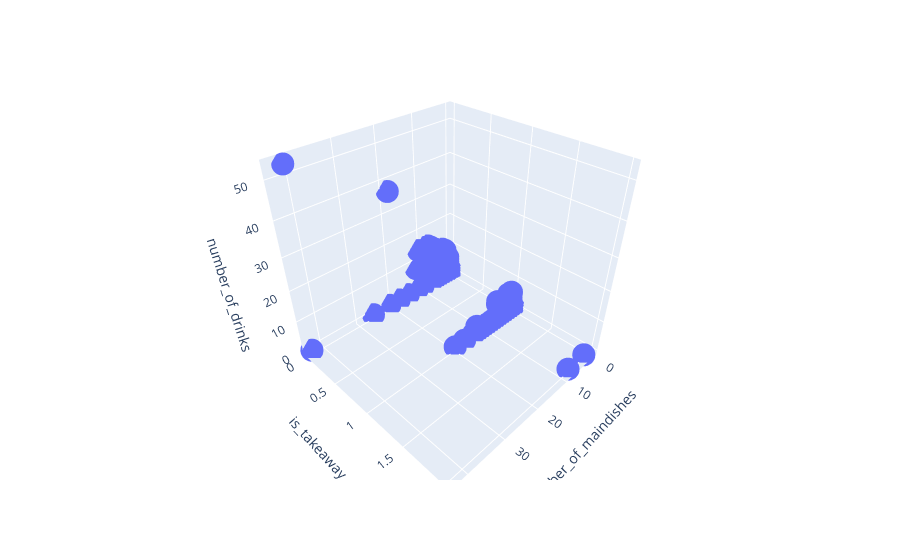

Notebook code for this chart:
### Markdown cell above
From out correlation heatmap we can see correlation between snacks, drinks, maindishes when looking at order_total. While looking at payment_method we see a correlation with is_takeaway.
We would like to look further at number_of_drinks to see if we can make a model using linear regression to predict when people buy an extra beverage.
Our dependant variable is number of drinks, and independant values are number_of_maindishes and is_takeaway

### Code cell
slr.show_model(df, ['number_of_maindishes', 'is_takeaway'], ['number_of_drinks'], test_size=0.2, random_state=42)

### Figure 1 — Plotly figure (JSON) as saved in the notebook; plotly's stock layout.template omitted (floating-point values rounded to 4 significant figures; data arrays with more than 128 entries replaced by an {"elided": "..."} marker saying what was removed)
{"data": [{"hovertemplate": "number_of_maindishes=%{x}<br>is_takeaway=%{y}<br>number_of_drinks=%{z}<extra></extra>", "legendgroup": "", "marker": {"color": "#636efa", "symbol": "circle"}, "mode": "markers", "name": "", "scene": "scene", "showlegend": false, "type": "scatter3d", "x": {"elided": "8939 float values"}, "y": {"elided": "8939 int values"}, "z": {"elided": "8939 float values"}}], "layout": {"legend": {"tracegroupgap": 0}, "margin": {"t": 60}, "scene": {"domain": {"x": [0, 1], "y": [0, 1]}, "xaxis": {"title": {"text": "number_of_maindishes"}}, "yaxis": {"title": {"text": "is_takeaway"}}, "zaxis": {"title": {"text": "number_of_drinks"}}}}}
